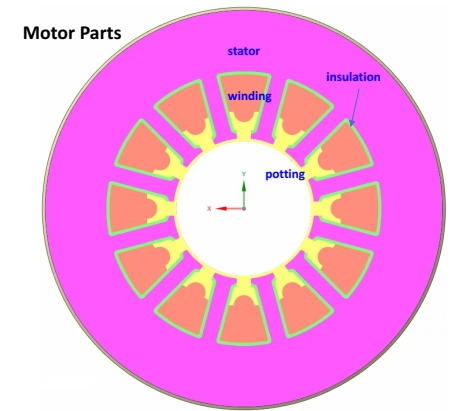
#> input picture motor_screenshot.jpg, 470 x 411 px, found by its file name
$ python image_to_diameter.py
#> lines starting #> are read from the running program, lines starting #| are printed output that depends on the picture; after the words box and inside, x2 and y2 are one past the last pixel; in counts of white or black regions, pixels touching at a corner belong together
import cv2
import numpy as np
import csv

def measure_diameters(image_path, stator_diameter_mm):
    """
    Measures the diameters of circular objects in an image based on the known stator diameter.

    Args:
        image_path: Path to the image file.
        stator_diameter_mm: Known diameter of the stator in millimeters.

    Returns:
        A list of measured diameters in millimeters.
    """
#> called with stator_diameter_mm = 50

    # Load the image
    img = cv2.imread(image_path)
#> img is the input picture: shape (411, 470, 3); mean B, G, R 228.6, 172.8, 246

    # Convert to grayscale
    gray = cv2.cvtColor(img, cv2.COLOR_BGR2GRAY)
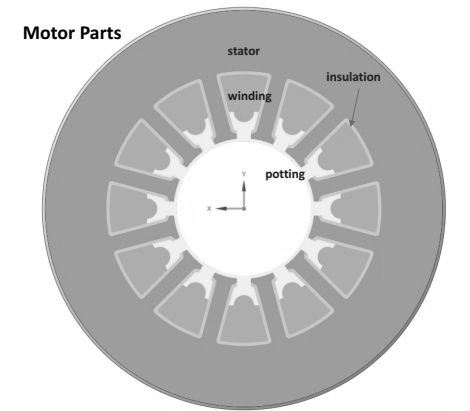
#> gray: shape (411, 470); min 0, max 255, mean 201.1

    # Apply Gaussian blur
    blur = cv2.GaussianBlur(gray, (5, 5), 0)

    # Edge detection
    edges = cv2.Canny(blur, 100, 200)
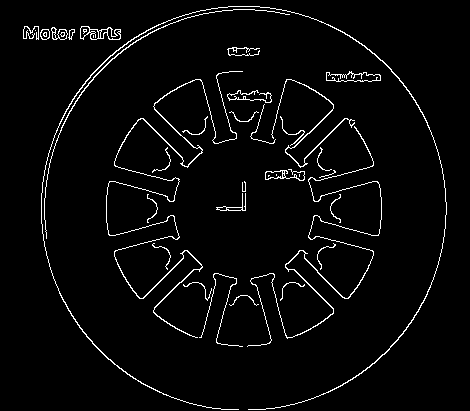
#> edges: shape (411, 470); 3.4% white in thin lines or dots, all inside (x1, y1, x2, y2) = (23, 6, 447, 410)

    # Detect circles
    circles = cv2.HoughCircles(edges, cv2.HOUGH_GRADIENT, 1, 20, param1=50, param2=30, minRadius=0, maxRadius=0)
#> circles = 102 rows, first 8: [244.5, 212.5, 202.3], [225.5, 179.5, 170.1], [211.5, 216.5, 170.7], [245.5, 175.5, 170.6], [243.5, 149.5, 144.9], [176.5, 203.5, 136.5], [185.5, 172.5, 135.9], [309.5, 204.5, 135.2]

    if circles is not None:
        circles = np.round(circles[0, :]).astype("int")
#> circles = 102 rows, first 8: [244, 212, 202], [226, 180, 170], [212, 216, 171], [246, 176, 171], [244, 150, 145], [176, 204, 136], [186, 172, 136], [310, 204, 135]
        diameters_px = [c[2] * 2 for c in circles]  # Calculate diameters in pixels
#> diameters_px = 102 values, max 408 at index 25, min 28 at index 101, mean 138.1

        # Assuming pixel-to-mm ratio is proportional to stator diameter
        pixel_to_mm_ratio = stator_diameter_mm / max(diameters_px)
#> pixel_to_mm_ratio = 0.123
        diameters_mm = [d * pixel_to_mm_ratio for d in diameters_px]
#> diameters_mm = 102 values, max 50 at index 25, min 3.43 at index 101, mean 16.93

        return diameters_mm

    else:
        return []

# Example usage
image_file = r"C:\Users\scontractor\PycharmProjects\simsane\simsane\motor_screenshot.jpg"
stator_diameter = 50  # mm
diameters = measure_diameters(image_file, stator_diameter)
#> diameters has the same summary as diameters_mm in measure_diameters

# Write diameters to CSV file
with open('diameters.csv', 'w', newline='') as csvfile:
    fieldnames = ['diameter_mm']
    writer = csv.DictWriter(csvfile, fieldnames=fieldnames)
    writer.writeheader()
    for diameter in diameters:
        writer.writerow({'diameter_mm': diameter})
#> this loop made 102 passes
#> diameter on passes 1 to 12: 49.51, 41.67, 41.91, 41.91, 35.54, 33.33, 33.33, 33.09, 27.94, 38.73, 35.54, 35.78
